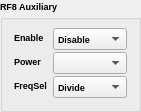
  <widget class="QGroupBox" name="rf8aux">
   <property name="geometry">
    <rect>
     <x>420</x>
     <y>80</y>
     <width>141</width>
     <height>91</height>
    </rect>
   </property>
   <property name="font">
    <font>
     <family>Microsoft YaHei UI</family>
     <pointsize>7</pointsize>
     <weight>75</weight>
     <bold>true</bold>
    </font>
   </property>
   <property name="title">
    <string>RF8 Auxiliary</string>
   </property>
   <layout class="QVBoxLayout" name="verticalLayout_5">
    <item>
     <layout class="QFormLayout" name="rf8auxLayout">
      <property name="horizontalSpacing">
       <number>6</number>
      </property>
      <property name="verticalSpacing">
       <number>2</number>
      </property>
      <item row="0" column="0">
       <widget class="QLabel" name="enableLabel_rf8aux">
        <property name="text">
         <string>Enable</string>
        </property>
       </widget>
      </item>
      <item row="0" column="1">
       <widget class="QComboBox" name="enableComboBox_rf8aux">
        <item>
         <property name="text">
          <string>Disable</string>
         </property>
        </item>
        <item>
         <property name="text">
          <string>Enable</string>
         </property>
        </item>
       </widget>
      </item>
      <item row="2" column="0">
       <widget class="QLabel" name="freqSelLabel">
        <property name="text">
         <string>FreqSel</string>
        </property>
       </widget>
      </item>
      <item row="2" column="1">
       <widget class="QComboBox" name="freqSelComboBox">
        <item>
         <property name="text">
          <string>Divide</string>
         </property>
        </item>
        <item>
         <property name="text">
          <string>VCO</string>
         </property>
        </item>
       </widget>
      </item>
      <item row="1" column="0">
       <widget class="QLabel" name="powerLabel">
        <property name="text">
         <string>Power</string>
        </property>
       </widget>
      </item>
      <item row="1" column="1">
       <widget class="QComboBox" name="powerComboBox"/>
      </item>
     </layout>
    </item>
   </layout>
  </widget>
